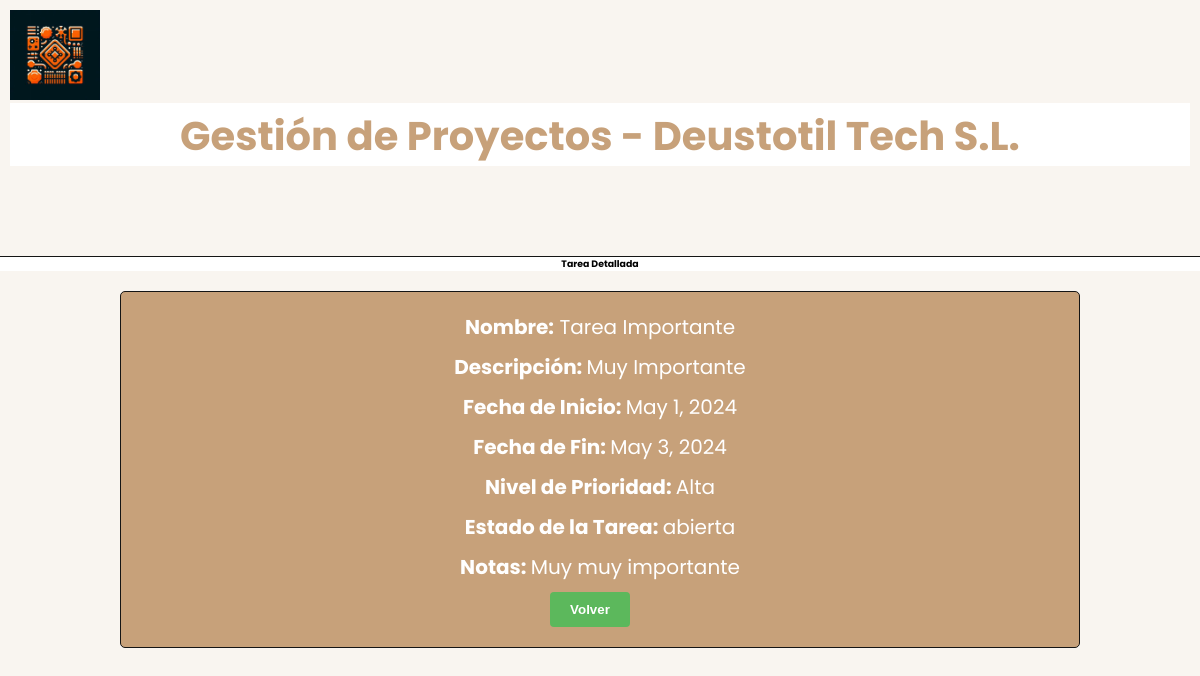
Page /DjangoGePrApp/detTarea/3/ on the committed database.
### DjangoGePrApp/models.py (models this page shows, shortened)
class Tarea(models.Model):
    Nombre = models.CharField(max_length=30)
    Descripcion = models.CharField(max_length=300)
    Fecha_Inicio = models.DateField()
    Fecha_Fin = models.DateField()
    Nivel_Prioridad = models.CharField(
        max_length=10, choices=[("Alta", "Alta"), ("Media", "Media"), ("Baja", "Baja")]
    )
    Estado_Tarea = models.CharField(
        max_length=10,
        choices=[
            ("abierta", "Abierta"),
            ("asignada", "Asignada"),
            ("en_proceso", "En Proceso"),
            ("finalizada", "Finalizada"),
        ],
    )
    Notas = models.CharField(max_length=200)

### DjangoGePrApp/views.py (the view)
# urls.py: path('detTarea/<int:tarea_id>/', views.detTarea, name='detTarea'),
def detTarea(request, tarea_id):
    tarea = Tarea.objects.get(pk=tarea_id)
    context = {'titulo_pagina' : 'Tarea Detallada', 'tar' : tarea}
    return render(request, 'detTarea.html', context)

### DjangoGePrApp/templates/detTarea.html (shortened to what this page needs)
{% extends "header.html" %}
{% block contenido %}
<div class="formulario">
  <div>
    <strong>Nombre:</strong> {{ tar.Nombre }}
  </div>
  <div>
    <strong>Descripción: </strong> {{ tar.Descripcion }}
  </div>
  <div>
    <strong>Fecha de Inicio: </strong> {{ tar.Fecha_Inicio }}
  </div>
  <div>
    <strong>Fecha de Fin: </strong> {{ tar.Fecha_Fin }}
  </div>
  <div>
    <strong>Nivel de Prioridad: </strong> {{ tar.Nivel_Prioridad }}
  </div>
  <div>
    <strong>Estado de la Tarea: </strong> {{ tar.Estado_Tarea }}
  </div>
  <div>
    <strong>Notas: </strong> {{ tar.Notas }}
  </div>
  <button class="nav" type="submit"><a href="{% url 'listados' %}">Volver</a></button>
</div>
{% endblock %}

### static/style.css (style rules this page uses)
:root { --primary-color: #c7a17a; --background-color: #f9f5f0; --dark-color: #151515; --accent-color: #efa162; --form-background: #5cb85c; --form-hover: #4cae4c; --btn-blue: rgb(0, 162, 255); --btn-yellow: rgb(226, 226, 84); --btn-red: rgb(241, 64, 64); }
body, html { height: 100%; font-family: 'Poppins', sans-serif; font-size: 62.5%; box-sizing: border-box; margin: 0; padding: 0; background-color: var(--background-color); }
* { margin: 0; padding: 0; box-sizing: border-box; }
a { text-decoration: none; }
input, button { outline: none; border: none; }
.nav { background-color: var(--background-color); padding: 10px; display: inline-block; margin-right: 20px; font-weight: bold; border: none; cursor: pointer; }
.nav a { color: var(--primary-color); font-weight: bold; }
.formulario, .detallesProyecto, .detallesTarea, .detallesEmpleado, .detallesCliente { margin: 20px auto; padding: 20px; border: 1px solid var(--dark-color); background-color: var(--primary-color); border-radius: 5px; width: 80%; text-align: center; color: white; font-size: 2rem; }
.formulario div, .detallesProyecto div, .detallesTarea div, .detallesEmpleado div, .detallesCliente div { margin-bottom: 10px; }
button[type="submit"] { background-color: var(--form-background); color: white; padding: 1rem 2rem; border-radius: 4px; cursor: pointer; }
button[type="submit"] a { color: white; cursor: pointer; }

### rows in the picture
Tarea: Nombre "Tarea Importante", Descripcion "Muy Importante", Fecha_Inicio "May 1, 2024", Fecha_Fin "May 3, 2024", Nivel_Prioridad "Alta", Estado_Tarea "abierta", Notas "Muy muy importante"

### other values in the picture
{{ titulo_pagina }} "Tarea Detallada"
